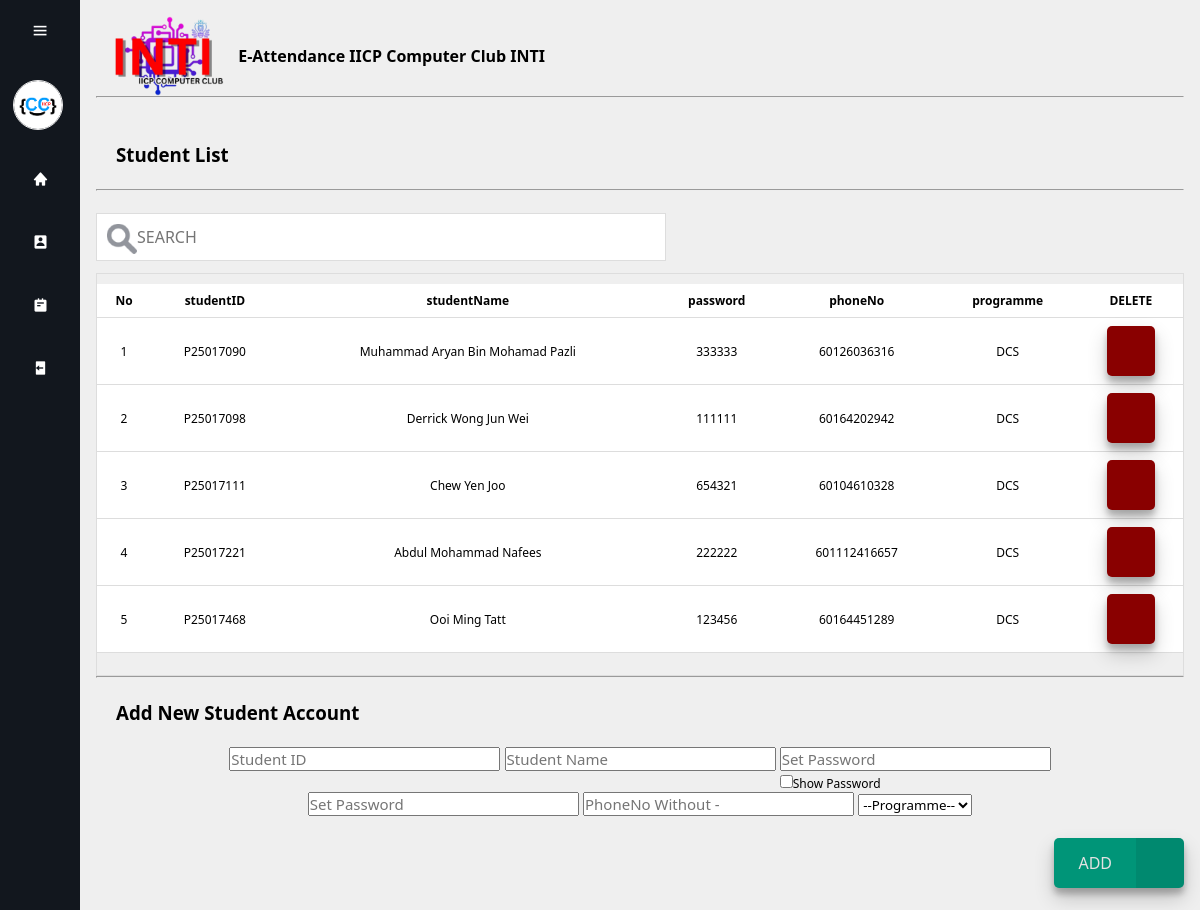
The page /attendance/student_update.php (signed in) on the database its author committed.
### tables this page shows
CREATE TABLE `student` (
  `studentID` varchar(11) NOT NULL,
  `studentName` varchar(100) NOT NULL,
  `password` varchar(255) NOT NULL,
  `phoneNo` varchar(14) NOT NULL,
  `programme` varchar(100) NOT NULL
);

### attendance/student_update.php (the view, shortened to what this page needs)
<?php include 'header.php'; ?>
<html>
    <?php include 'menu.php';?>
    <head>
    </head>
    <div class="main-content">
        <div id="Div1">
            <img class='logo' src="images/picture2.png" alt="logo"><span style="vertical-align: middle;font-weight: 650;">E-Attendance IICP Computer Club INTI</span><hr>
            <br><br><h3 class="textindent">Student List</h3><br><hr>
        </div>
         <div class="search-container">
            <form action="" method="GET">
                <br><input type="text" id="myInput" style="float:right;" name="search" autocomplete="off" placeholder="SEARCH" size="50" value="<?php if(isset($_GET['studentID'])){echo $_GET['studentID']; } ?>" autofocus>
            </form>
        </div>
        <div class="table-container">
            <table class="move" id="studentlist">
                <tr>
                    <th>No</th>
                    <th>studentID</th>
                    <th>studentName</th>
                    <th>password</th>
                    <th>phoneNo</th>
                    <th>programme</th>
                    <th>DELETE</th>
                </tr>
                <?php
                    $no=1;
                    if(isset($_GET['search'])){
                        $searchQuery = safe($con, $_GET['search']);
                        $query = "SELECT * FROM student
                                    WHERE CONCAT(studentName,programme) LIKE '%$searchQuery%'
                                    ORDER BY studentID ASC";
                    }else{
                        $query = "SELECT * FROM student ORDER BY studentID ASC";
                    }
                    $result = mysqli_query($con, $query);
                    if(mysqli_num_rows($result) > 0) {
                        while ($row = mysqli_fetch_assoc($result)) {
                ?>
                                <tr>
                                    <td><?php echo $no; ?></td>
                                    <td><?php echo $row['studentID']; ?></td>
                                    <td><?php echo $row['studentName']; ?></td>
                                    <td><?php echo $row['password']; ?></td>
                                    <td><?php echo $row['phoneNo']; ?></td>
                                    <td><?php echo $row['programme']; ?></td>
                                    <td><a style="display: inline-block; width: auto;" href="student_delete.php?id=<?php echo $row['studentID'];?>" onclick="return confirm('Delete student account?')">
                                        <button class="button2"><span class="button_icon2"><ion-icon name="close-outline"></ion-icon></span></button></a>
                                    </td>
                                </tr>
                <?php $no++;}
                    }else{
                        echo "<tr><td colspan='7'>No student found.</td></tr>";
                    }
                ?>
            </table><br>
        </div>
        <hr><br><h3 class="textindent">Add New Student Account</h3><br>
        <form method="post" action="student_save.php" style="text-align: center;">
            <input type="text" name="studentID" placeholder="Student ID" size="25" pattern="P[0-9]{8}" required autofocus>
            <input type="text" name="studentName" placeholder="Student Name" size="25" pattern="[A-Za-z\s]{1,}" required autofocus>
            <div class="password-wrapper">
                <input type="password" name="password" id="newPassword" placeholder="Set Password" size="25" required autofocus>
                <label class="show-password-label">
                    <input type="checkbox" onclick="showPassword4()">Show Password</td>
                </label>
            </div>
            <input type="password" name="password" id="newPassword" placeholder="Set Password" size="25" required autofocus>
            <input type="text" name="phoneNumber" placeholder="PhoneNo Without -" pattern="[0-9]{10,14}" size="25" required autofocus>
            <select name="programme" required>
                <option value="">--Programme--</option>
            </select>
            <br><br>
            <div style="float: right;">
                <button class="button1" name="add2" type="submit">
                    <span class="button_text1">ADD</span>
                    <span class="button_icon1">
                    </span>
            </button><br>
            </div>
        </form><br>
    </div>
    </body>
</html>

### attendance/style.css (style rules this page uses)
label { color: #000000; font-size: 20px; }
body { background:#efefef; }
input { font-size: 15px; }
html { font-family: Arial, Helvetica, sans-serif; }
.button1 { display: flex; height: 50px; padding: 0; background: #009578; border: none; outline: none; border-radius: 5px; overflow: hidden; font-family: 'Roboto',sans-serif; font-size: 16px; font-weight: 500; cursor: pointer; box-shadow: rgba(0, 0, 0, 0.19) 0px 10px 20px, rgba(0, 0, 0, 0.23) 0px 6px 6px; transition: all 160ms ease-in; }
.button_text1, .button_icon1 { display: flex; align-items: center; height: 100%; padding: 0 24px; color: rgb(226, 226, 226); }
.button_icon1 { font-size: 1.5em; background:rgb(0, 0, 0,0.08) ; }
.button2 { display: flex; height: 50px; padding: 0; background: #950000; border: none; outline: none; border-radius: 5px; overflow: hidden; font-family: 'Roboto',sans-serif; font-size: 16px; font-weight: 500; cursor: pointer; box-shadow: rgba(0, 0, 0, 0.19) 0px 10px 20px, rgba(0, 0, 0, 0.23) 0px 6px 6px; transition: all 160ms ease-in; }
.button_text2, .button_icon2 { display: flex; align-items: center; height: 100%; padding: 0 24px; color: rgb(226, 226, 226); }
.button_icon2 { font-size: 1.5em; background:rgb(0, 0, 0,0.08) ; }

### attendance/menu.php (style rules this page uses)
* { margin: 0; padding: 0; box-sizing: border-box; font-family: 'Segoe UI', Tahoma, Geneva, Verdana, sans-serif; }
.main-content { position: relative; min-height: 100vh; top: 0; left: 80px; transition: all 0.5s ease; width: calc(100% - 80px); padding: 1rem; }

### attendance/student_update.php (style rules this page uses)
h3.textindent { text-indent: 20px; }
table,th,td { text-align: center; font-size: 12px; }
table.move { margin-top:10px; margin-left:0px; border-collapse: collapse; width: 100%; }
th { position: sticky; top: 0; background-color: #ffffff; z-index: 1; height: 20px; }
th, td { padding: 8px; border-bottom: 1px solid #DDD; }
tr { background-color: #ffffff; height: 25px; }
img.logo { display: inline-block; height: 10%; pointer-events: none; vertical-align: middle; }
#myInput { background-image: url('images/searchicon.png'); background-position: 10px 10px; background-repeat: no-repeat; width: 100%; font-size: 16px; padding: 12px 20px 12px 40px; border: 1px solid #ddd; margin-bottom: 12px; }
.search-container { display: flex; justify-content: flex-start; width: 100%; }
.table-container { max-height: 446px; overflow-y: auto; border: 1px solid #ddd; }
.password-wrapper { display: inline-flex; flex-direction: column; align-items: flex-start; vertical-align: top; }
.show-password-label { font-size: 12px; margin-top: 4px; cursor: pointer; user-select: none; }

### rows shown on the page
student: studentID "P25017090", studentName "Muhammad Aryan Bin Mohamad Pazli", password "333333", phoneNo "60126036316", programme "DCS"
student: studentID "P25017098", studentName "Derrick Wong Jun Wei", password "111111", phoneNo "60164202942", programme "DCS"
student: studentID "P25017111", studentName "Chew Yen Joo", password "654321", phoneNo "60104610328", programme "DCS"
student: studentID "P25017221", studentName "Abdul Mohammad Nafees", password "222222", phoneNo "601112416657", programme "DCS"
student: studentID "P25017468", studentName "Ooi Ming Tatt", password "123456", phoneNo "60164451289", programme "DCS"
